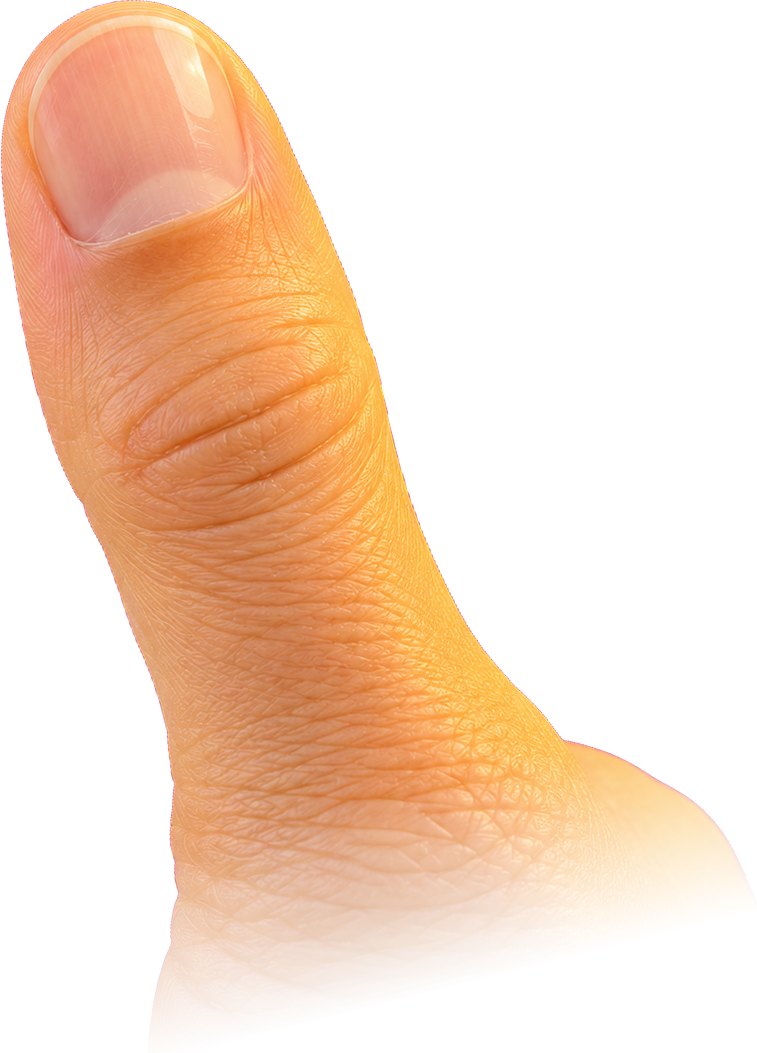
#> input picture thumb.png, 757 x 1053 px, found by its file name
$ python test_animation.py
#> lines starting #> are read from the running program, lines starting #| are printed output that depends on the picture; pictures that were not available may be replaced by others from this repository, and a replacement may not be noted
import numpy as np
from PIL import Image
import os

# Load thumb and hand-back
thumb_img = Image.open('public/meet/thumb.png').convert('RGBA')
#> thumb_img is the input picture: PIL image 757x1053 RGBA; mean R, G, B, A 106.4, 71.8, 45.1, 96.4
hand_back_img = Image.open('public/meet/hand-back.png').convert('RGBA')
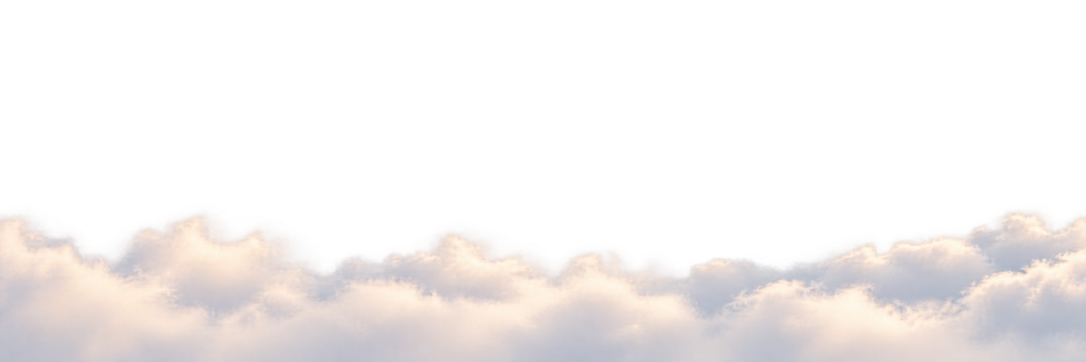
#> input picture Dreamy Pastel Cloud Bank Overlay.png, 2172 x 724 px, given in place of hand-back.png, which was not available (shown at 1/2 size)
#> hand_back_img is the input picture: PIL image 2172x724 RGBA; mean R, G, B, A 82.9, 78.9, 77.7, 79.9

# Pivot point: (505, 590) in image coordinates
pivot_x, pivot_y = 505, 590

def get_frame(rotate_deg=0.0, trans_x=0.0, trans_y=0.0, scale=1.0):
    # PIL affine transform or rotate around center:
    # To rotate around (pivot_x, pivot_y), scale by 'scale', and translate by (trans_x, trans_y):
    # Transformation matrix for PIL:
    # [a, b, c]
    # [d, e, f]
    # maps output (x, y) to input (x_in, y_in):
    # Forward:
    # 1. translate pivot to origin: (x - pivot_x, y - pivot_y)
    # 2. scale: ( (x - pivot_x)*scale, (y - pivot_y)*scale )
    # 3. rotate by theta:
    # 4. translate back and add translation: + (pivot_x + trans_x, pivot_y + trans_y)
    # Inverse for PIL:
#> called with rotate_deg = 0, trans_x = 0, trans_y = 0, scale = 1
    rad = np.radians(rotate_deg)
    cos_a = np.cos(rad)
    sin_a = np.sin(rad)

    # Forward 2D affine matrix:
    # [ cos*s  -sin*s   tx ]
    # [ sin*s   cos*s   ty ]
    # where tx = pivot_x + trans_x - (cos*s * pivot_x - sin*s * pivot_y)
    #       ty = pivot_y + trans_y - (sin*s * pivot_x + cos*s * pivot_y)
    a = cos_a * scale
    b = -sin_a * scale
    tx = pivot_x + trans_x - (a * pivot_x + b * pivot_y)

    d = sin_a * scale
    e = cos_a * scale
    ty = pivot_y + trans_y - (d * pivot_x + e * pivot_y)

    # Invert matrix for PIL:
    det = a * e - b * d
    inv_a = e / det
    inv_b = -b / det
    inv_c = (b * ty - e * tx) / det
    inv_d = -d / det
    inv_e = a / det
    inv_f = (d * tx - a * ty) / det

    transformed_thumb = thumb_img.transform(
        thumb_img.size,
        Image.AFFINE,
        (inv_a, inv_b, inv_c, inv_d, inv_e, inv_f),
        resample=Image.BICUBIC
    )

    # Composite over hand_back
    frame = hand_back_img.copy()
    frame.alpha_composite(transformed_thumb)
    return frame, transformed_thumb

# Generate test frames:
# Frame 1: At rest (0 deg)
frame_rest, _ = get_frame(0.0, 0.0, 0.0, 1.0)
frame_rest.save('scratch/verify_rest.png')

# Frame 2: Mid-reach (-17 deg, -3px, -2px, 1.02)
frame_mid, _ = get_frame(-17.0, -3.0, -2.0, 1.02)
frame_mid.save('scratch/verify_mid_reach.png')

# Frame 3: Contact / press (-34 deg, -6px, -2px, 0.97)
frame_contact, _ = get_frame(-34.0, -6.0, -2.0, 0.97)
#> call 3 of get_frame, with rotate_deg = -34, trans_x = -6, trans_y = -2, scale = 0.97
#> in get_frame (call 3), `transformed_thumb = thumb_img.transform( thumb_img.size, Image.AFFINE,..`:
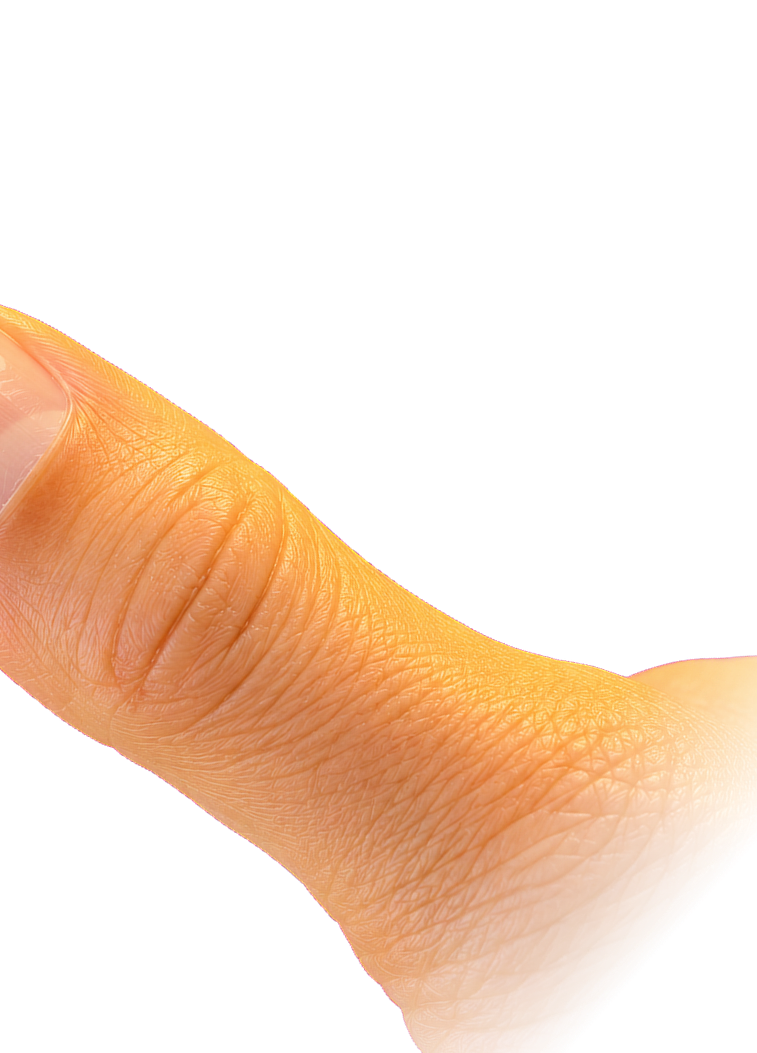
#> transformed_thumb: PIL image 757x1053 RGBA; mean R, G, B, A 80.2, 53.5, 32.2, 75.2; transparent parts drawn white
#> in get_frame (call 3), `frame.alpha_composite(transformed_thumb)`:
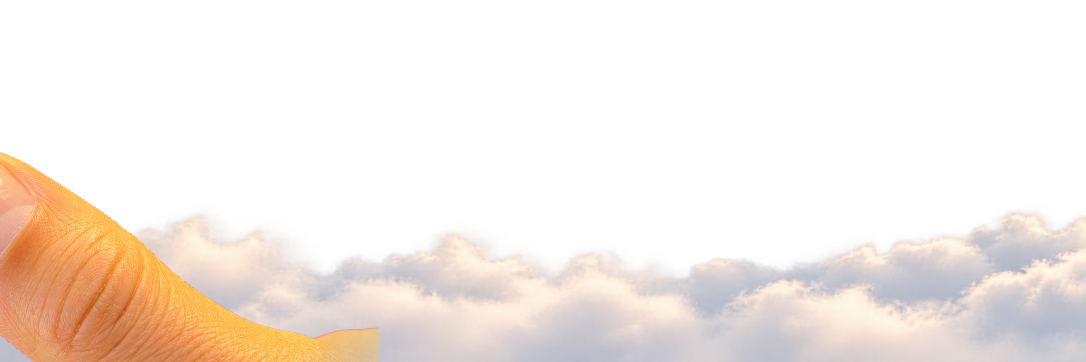
#> frame: PIL image 2172x724 RGBA (shown at 1/2 size); mean R, G, B, A 86.1, 76.3, 69.3, 84.4; transparent parts drawn white
frame_contact.save('scratch/verify_contact.png')

# Frame 4: Return (-10 deg, -2px, -1px, 1.0)
frame_return, _ = get_frame(-10.0, -2.0, -1.0, 1.0)
#> call 4 of get_frame, with rotate_deg = -10, trans_x = -2, trans_y = -1, scale = 1
#> in get_frame (call 4), `transformed_thumb = thumb_img.transform( thumb_img.size, Image.AFFINE,..`:
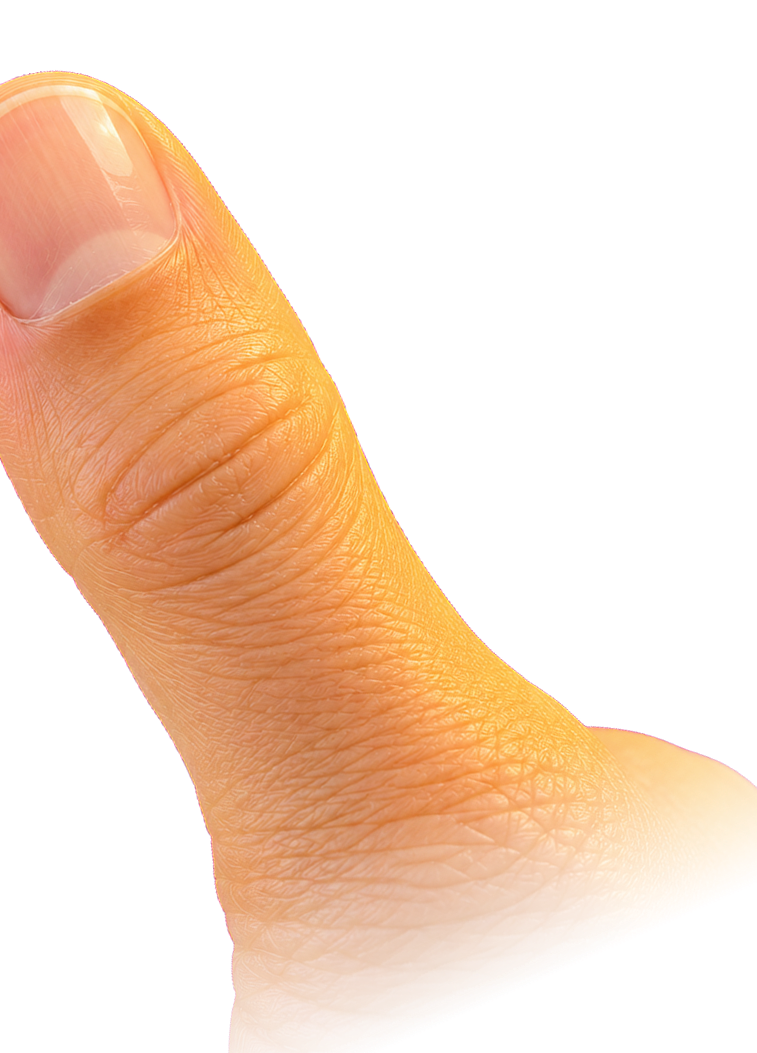
#> transformed_thumb: PIL image 757x1053 RGBA; mean R, G, B, A 98.8, 66.5, 41, 90.6; transparent parts drawn white
#> in get_frame (call 4), `frame.alpha_composite(transformed_thumb)`:
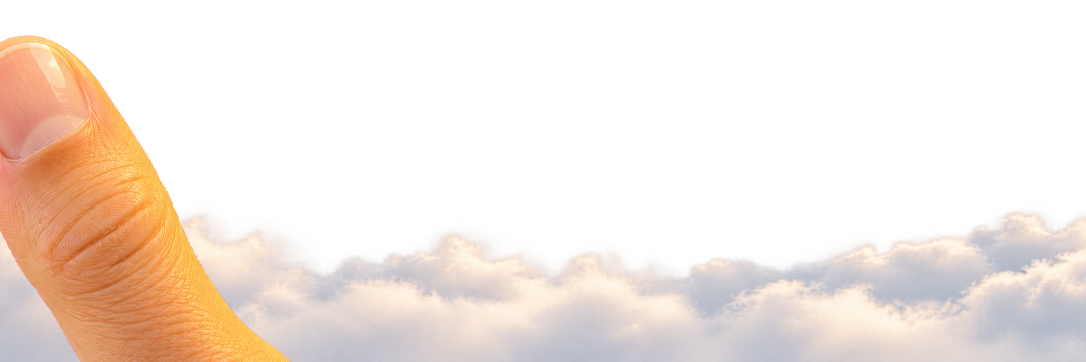
#> frame: PIL image 2172x724 RGBA (shown at 1/2 size); mean R, G, B, A 96.4, 83.9, 75.6, 97; transparent parts drawn white
frame_return.save('scratch/verify_return.png')

print("Saved scratch/verify_rest.png, scratch/verify_mid_reach.png, scratch/verify_contact.png, scratch/verify_return.png")

# Also generate 3x zoom crops:
# 1. 3x zoom of thumb joint at rest and contact
# Joint is around (505, 590), crop (450, 540, 560, 650)
joint_crop_rest = frame_rest.crop((450, 540, 560, 650)).resize(((560-450)*3, (650-540)*3), Image.NEAREST)
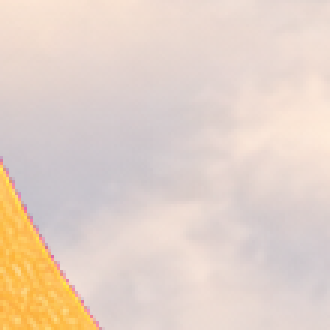
#> joint_crop_rest: PIL image 330x330 RGBA; mean R, G, B, A 228, 210.4, 198.9, 252.6; transparent parts drawn white
joint_crop_rest.save('scratch/zoom3x_joint_rest.png')

joint_crop_contact = frame_contact.crop((450, 540, 560, 650)).resize(((560-450)*3, (650-540)*3), Image.NEAREST)
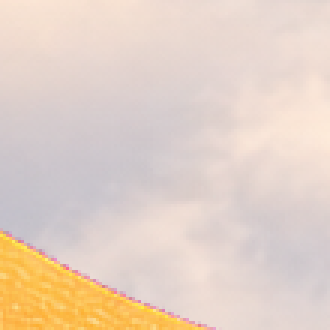
#> joint_crop_contact: PIL image 330x330 RGBA; mean R, G, B, A 227.9, 209.8, 196.9, 252.6; transparent parts drawn white
joint_crop_contact.save('scratch/zoom3x_joint_contact.png')

# 2. 3x zoom of right bezel at rest and contact
# Bezel is at x=470..500, y=280..450
bezel_crop_rest = frame_rest.crop((465, 275, 515, 380)).resize(((515-465)*3, (380-275)*3), Image.NEAREST)
#> bezel_crop_rest: PIL image 150x315 RGBA; every value is 0
bezel_crop_rest.save('scratch/zoom3x_bezel_rest.png')

bezel_crop_contact = frame_contact.crop((465, 275, 515, 380)).resize(((515-465)*3, (380-275)*3), Image.NEAREST)
bezel_crop_contact.save('scratch/zoom3x_bezel_contact.png')

# 3. 3x zoom of hand_back alone at the repaired bezel:
hb_bezel_zoom = hand_back_img.crop((465, 275, 515, 380)).resize(((515-465)*3, (380-275)*3), Image.NEAREST)
hb_bezel_zoom.save('scratch/zoom3x_hand_back_bezel.png')

print("Saved all 3x zoom verification crops!")
